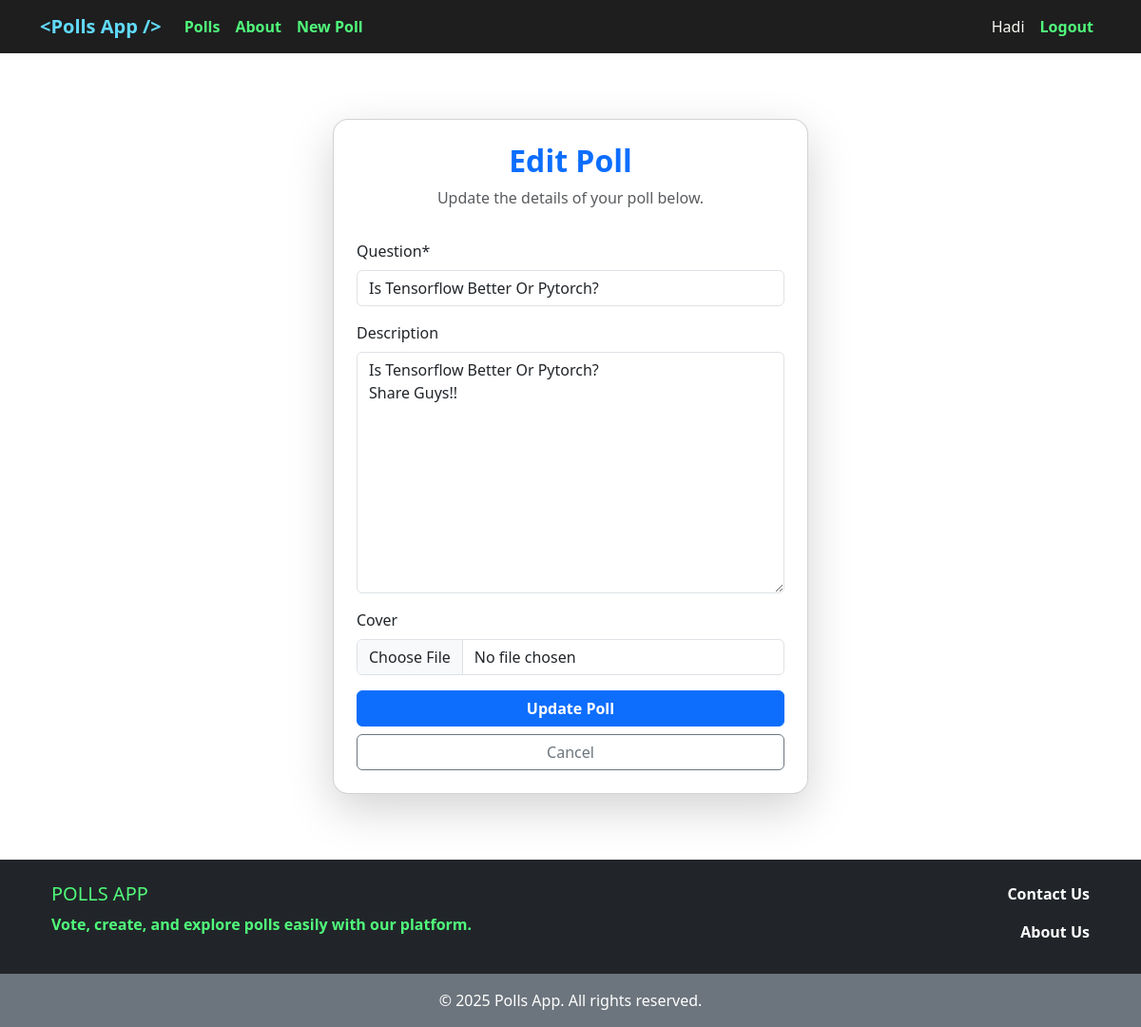
Screenshot of /poll/6/edit/ (signed in) with the database file from the repository.
### accounts/models.py (models this page shows)
class CustomUser(AbstractUser):
    ROLE_CHOICES = [
        ('M', 'Manager'),
        ('E', 'Employee'),
        ('S', 'Student'),
        ('O', 'Other'),
    ]
    role = models.CharField(choices=ROLE_CHOICES, max_length=1, default=ROLE_CHOICES[3][0])

### polls/models.py (models this page shows, shortened)
class Poll(models.Model):
    question = models.CharField(max_length=700)
    user = models.ForeignKey(get_user_model(), on_delete=models.CASCADE)
    description = models.TextField(blank=True)
    cover = models.ImageField(upload_to='covers/', blank=True)
    up_vote = models.PositiveIntegerField(default=0)
    down_vote = models.PositiveIntegerField(default=0)
    upvoted_by = models.ManyToManyField(get_user_model(), related_name='upvoted_polls', blank=True)
    downvoted_by = models.ManyToManyField(get_user_model(), related_name='downvoted_polls', blank=True)
    datetime_created = models.DateTimeField(auto_now_add=True)
    datetime_modified = models.DateTimeField(auto_now=True)
    def get_absolute_url(self):
        return reverse('poll_detail', kwargs={'pk': self.pk})

### polls/views.py (the view)
# urls.py: path('poll/<int:pk>/edit/', poll_update_view, name='poll_update'),
@login_required
def poll_update_view(request, pk):
    poll = get_object_or_404(Poll, pk=pk)
    if request.user != poll.user:
        messages.error(request, "You are not allowed to edit this poll.")
        return redirect("polls_list")  # Redirect to poll list
    if request.method == "POST":
        form = PollForm(request.POST, request.FILES, instance=poll)
        if form.is_valid():
            form.save()
            messages.success(request, "Poll updated successfully!")
            return redirect("poll_detail", pk=poll.pk)
    else:
        form = PollForm(instance=poll)
    return render(request, "polls/poll_update.html", {"form": form, 'poll': poll})

### polls/forms.py
class PollForm(forms.ModelForm):
    class Meta:
        model = Poll
        fields = ['question', 'description', 'cover']

### polls/templates/polls/poll_update.html (shortened to what this page needs)
{% extends '_base.html' %}
{% load crispy_forms_tags %}
{% block content %}
    <div class="container d-flex justify-content-center align-items-center vh-100">
        <div class="card shadow-lg p-4 rounded-4 w-100" style="max-width: 500px;">
            <div class="text-center mb-3">
                <h2 class="fw-bold text-primary">Edit Poll</h2>
                <p class="text-muted">Update the details of your poll below.</p>
            </div>
            <form method="POST" enctype="multipart/form-data">
                <div class="mb-3">
                    {{ form|crispy }}
                </div>
                <button type="submit" class="btn btn-primary w-100 fw-bold">Update Poll</button>
                <a href="{{ poll.get_absolute_url }}" class="btn btn-outline-secondary w-100 mt-2">Cancel</a>
            </form>
        </div>
    </div>
{% endblock content %}

### templates/_base.html (shortened to what this page needs)
<!doctype html>
<html lang="en">
<head>
    <link href="https://cdn.jsdelivr.net/npm/bootstrap@5.3.3/dist/css/bootstrap.min.css"
          rel="stylesheet"
>
</head>
<body>
<nav class="navbar navbar-expand-lg navbar-dark" style="background-color: #1e1e1e;">
    <div class="container">
        <a class="navbar-brand" href="{% url 'polls_list' %}" style="font-weight: bold; color: #61dafb;">&lt;Polls App /&gt;</a>
        <div class="collapse navbar-collapse" id="navbarNav">
            <ul class="navbar-nav">
                <li class="nav-item">
                    <a class="nav-link" href="{% url 'polls_list' %}"
                       style="color: #50fa7b; font-weight: bold;">Polls</a>
                </li>
                <li class="nav-item">
                    <a class="nav-link" href="{% url 'aboutus' %}" style="color: #50fa7b; font-weight: bold;">About</a>
                </li>
                <li class="nav-item">
                    <a class="nav-link" href="{% url 'poll_create' %}" style="color: #50fa7b; font-weight: bold;">New Poll</a>
                </li>
            </ul>
            <ul class="navbar-nav ms-auto">
                {% if user.is_authenticated %}
                    <li class="nav-item">
                        <span class="nav-link" style="color: #f8f8f2;">{{ user.username|capfirst }}</span>
                    </li>
                    <li class="nav-item">
                        <a class="nav-link" href="{% url 'account_logout' %}"
                           style="color: #50fa7b; font-weight: bold;">Logout</a>
                    </li>
                {% endif %}
            </ul>
        </div>
    </div>
</nav>
<div class="content-wrapper container my-4">
    {% block content %}{% endblock content %}
</div>
<footer class="text-center text-lg-start bg-dark text-white mt-auto">
    <div class="container p-4">
        <div class="row">
            <div class="col-md-6" style="color: #50fa7b; font-weight: bold;">
                <h5 class="text-uppercase">Polls App</h5>
                <p>Vote, create, and explore polls easily with our platform.</p>
            </div>
            <div class="col-md-6 text-md-end">
                <a href="https://github.com/amahadnejad" class="text-white text-decoration-none fw-bold d-block">
                    Contact Us
                </a>
                <a href="{% url 'aboutus' %}" class="text-white text-decoration-none fw-bold d-block mt-3">
                    About Us
                </a>
            </div>
        </div>
    </div>
    <div class="text-center p-3 bg-secondary">
        © 2025 Polls App. All rights reserved.
    </div>
</footer>
</body>
</html>

### templates/_base.html (style rules this page uses)
html, body { height: 100%; margin: 0; display: flex; flex-direction: column; }
.content-wrapper { flex: 1; }

### rows the page displays
CustomUser: username "Hadi"
Poll: question "Is Tensorflow Better Or Pytorch?", description "Is Tensorflow Better Or Pytorch? Share Guys!!"
